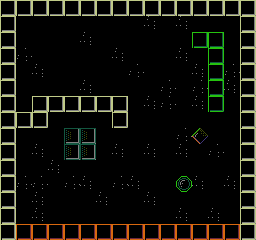

Tiled map render using the project's own tile images. Description and the whole map definition, tile-layer contents included, below:
An orthogonal 16x15 tile map with 16x16 px tiles, 1 tile layer (monolayer) and 1 object.

<map version="1.9" tiledversion="1.9.2" orientation="orthogonal" renderorder="right-down" width="16" height="15" tilewidth="16" tileheight="16" infinite="0" nextlayerid="2" nextobjectid="1">
 <editorsettings>
  <export target="../../public/assets/islands.json" format="json" />
 </editorsettings>
 <tileset firstgid="1" name="tiles" tilewidth="16" tileheight="16" tilecount="9" columns="9">
  <image source="../../public/assets/tiles.png" width="144" height="16" />
  <tile id="0">
   <properties>
    <property name="COLLISION_CATEGORY" value="BOUNCY" />
    <property name="collides" type="bool" value="true" />
   </properties>
  </tile>
  <tile id="1">
   <properties>
    <property name="COLLISION_CATEGORY" value="MUD" />
    <property name="ISLAND" type="bool" value="true" />
   </properties>
  </tile>
  <tile id="3" probability="0.1" />
  <tile id="4" probability="0.1" />
  <tile id="5">
   <properties>
    <property name="COLLISION_CATEGORY" value="BOUNCY" />
    <property name="ISLAND" type="bool" value="true" />
   </properties>
  </tile>
  <tile id="6">
   <properties>
    <property name="COLLISION_CATEGORY" value="GHOST" />
    <property name="ISLAND" type="bool" value="true" />
   </properties>
  </tile>
  <tile id="7">
   <properties>
    <property name="COLLISION_CATEGORY" value="BOUNCY" />
   </properties>
   <objectgroup draworder="index" id="2">
    <object id="2" x="0" y="7.93452">
     <polygon points="0,0 7.96704,-7.902 15.9991,0.0325185 8.03208,8.06459" />
    </object>
   </objectgroup>
  </tile>
  <tile id="8">
   <properties>
    <property name="COLLISION_CATEGORY" value="SENSOR" />
    <property name="ISLAND" type="bool" value="true" />
   </properties>
  </tile>
 </tileset>
 <layer id="1" name="monolayer" width="16" height="15">
  <data encoding="csv">
6,6,6,6,6,6,6,6,6,6,6,6,6,6,6,6,
6,3,3,3,3,3,3,3,3,5,3,5,3,3,3,6,
6,3,3,3,3,5,3,3,3,3,3,3,1,1,3,6,
6,4,3,3,3,3,3,5,3,3,3,5,3,1,3,6,
6,3,5,3,3,3,3,3,4,3,3,3,5,1,4,6,
6,3,3,3,3,5,3,3,3,3,4,3,4,1,5,6,
6,3,6,6,6,6,6,6,3,5,4,3,5,1,3,6,
6,6,6,3,3,3,3,6,3,3,3,3,3,3,3,6,
6,3,3,3,7,7,3,3,3,3,3,4,8,3,3,6,
6,3,5,3,7,7,3,5,3,5,3,5,3,4,3,6,
6,3,3,5,3,3,3,3,3,3,3,3,3,3,3,6,
6,4,4,3,4,5,3,4,5,3,3,9,5,3,5,6,
6,3,5,3,3,3,5,3,3,5,3,3,3,3,3,6,
6,3,5,3,3,3,3,3,3,3,3,5,3,5,3,6,
6,2,2,2,2,2,2,2,2,2,2,2,2,2,2,6
</data>
 </layer>
</map>